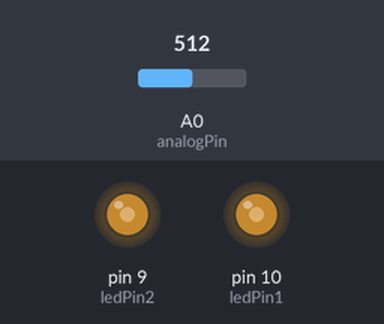
Recording of a sketch running on a simulated Arduino Uno, built with avr-gcc and run on an emulated ATmega328P. Parts: output pins drawn as LEDs (lit = HIGH). Inputs (shaded band) come from the test bench; at power-on: A0 (analogPin) = 512.

Above: at 1.2 s.
1.3 s: A0 (analogPin) set to 716
At 2.5 s:
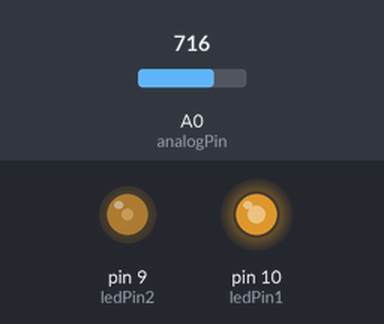
2.8 s: A0 (analogPin) set to 900
At 3.6 s:
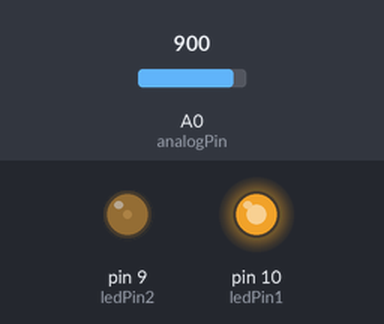
4.3 s: A0 (analogPin) set to 1023
At 4.8 s:
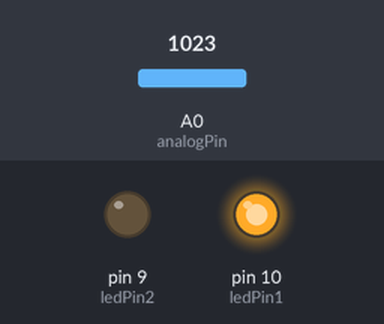
5.8 s: A0 (analogPin) set to 306
At 7.0 s:
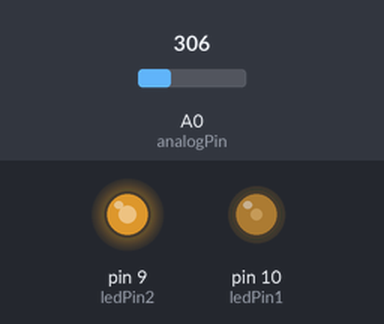
7.3 s: A0 (analogPin) set to 122
At 8.3 s:
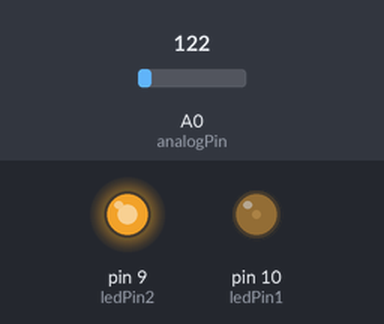
8.8 s: A0 (analogPin) set to 511
At 9.4 s:
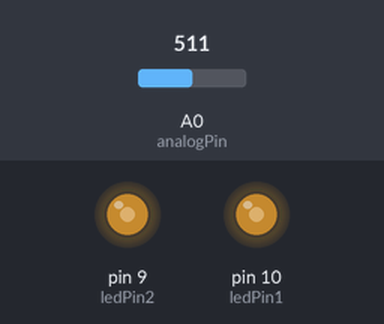
Timing chart, 0 to 11.3 s (numbered marks = the images above; inputs shaded):
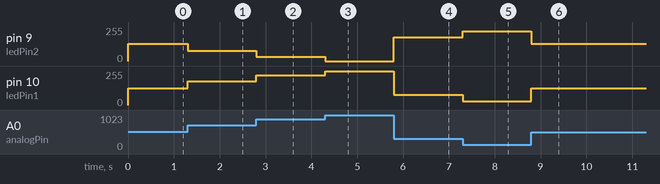

Measured:
- after the input at 1.3 s, pin 9 (ledPin2): 128/255 → 77/255 at once; pin 10 (ledPin1): 127/255 → 178/255 at once
- after the input at 2.8 s, pin 9 (ledPin2): 77/255 → 31/255 at once; pin 10 (ledPin1): 178/255 → 224/255 at once
- after the input at 4.3 s, pin 9 (ledPin2): 31/255 → 0/255 at once; pin 10 (ledPin1): 224/255 → 255/255 at once
- after the input at 5.8 s, pin 9 (ledPin2): 0/255 → 179/255 at once; pin 10 (ledPin1): 255/255 → 76/255 at once
- after the input at 7.3 s, pin 9 (ledPin2): 179/255 → 225/255 at once; pin 10 (ledPin1): 76/255 → 30/255 at once
- after the input at 8.8 s, pin 9 (ledPin2): 225/255 → 128/255 at once; pin 10 (ledPin1): 30/255 → 127/255 at once

The sketch:

Job10.ino
```cpp
int ledPin1 = 10;
int ledPin2 = 9;     // On renomme la broche 9 en "ledPin"
int analogPin = 0;  // Le potentiomètre est connecté à la broche analogue 0
int value;        // la variable qui stocke la valeur lue est mise à 0

void setup()
{
  	pinMode(ledPin1, OUTPUT);
  	pinMode(ledPin2, OUTPUT);
  	Serial.begin(9600);
}

void loop()
{
    value = map(analogRead(analogPin), 0, 1023, 0, 255);  //lecture de la valeur analogue (potentiomètre)
    analogWrite(ledPin1, value);  // valeur analogue lue (0 à 1023) divisée par 4 (0 à 255)
  	analogWrite(ledPin2, 255 - value);
}
```
